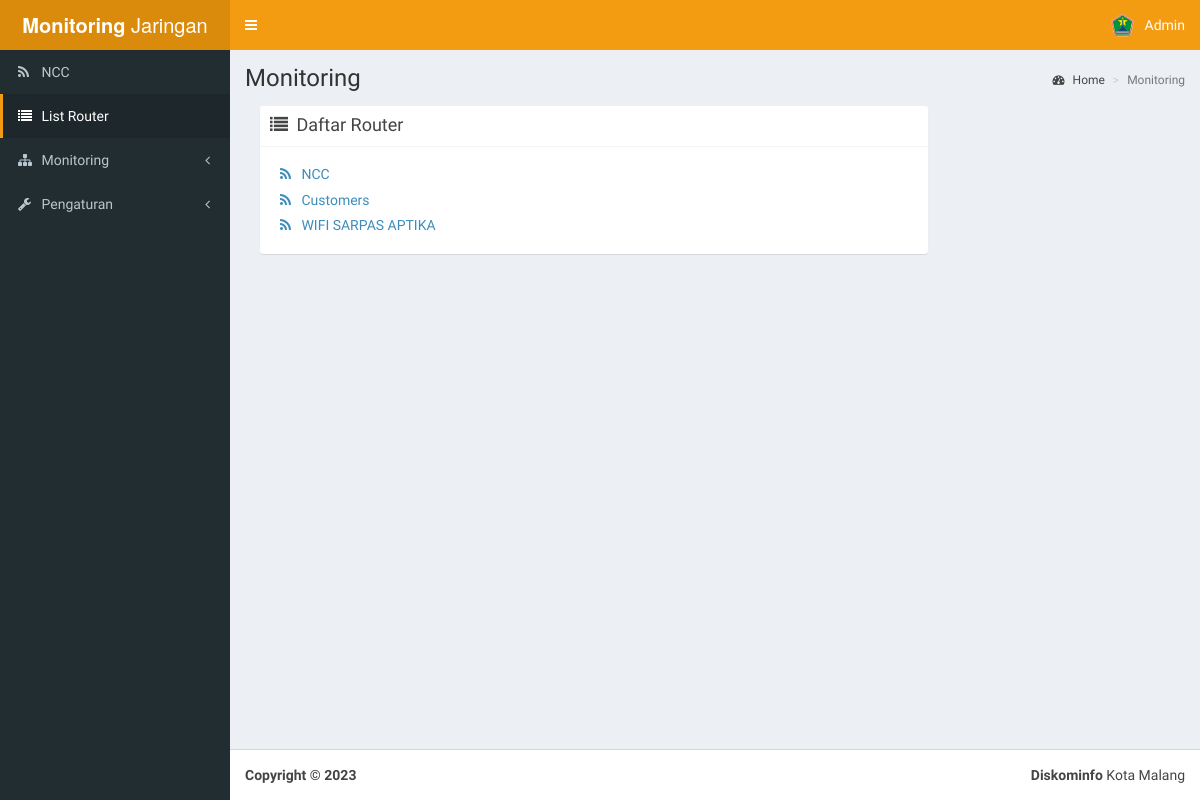
The app's page /stasiun (signed in) with its own data.
### tables this page shows
CREATE TABLE `user` (
  `id_user` int(10) NOT NULL,
  `email_user` varchar(255) NOT NULL,
  `pwd_user` varchar(255) NOT NULL,
  `name_user` varchar(255) NOT NULL
);

CREATE TABLE `blok` (
  `id_blok` int(50) NOT NULL,
  `name_blok` varchar(255) NOT NULL,
  `telp_blok` varchar(100) NOT NULL,
  `add_blok` longtext NOT NULL,
  `sum_client` int(100) NOT NULL,
  `pusat_client` varchar(100) NOT NULL
);

### view/stasiun.php (the view, shortened to what this page needs)
<?php
  if (isset($_GET['id'])) {
      $id_st = mysqli_real_escape_string($conn, $_GET['id']);
      $sql = "SELECT*FROM blok WHERE id_blok='$id_st'";
      $query = $conn->query($sql);
      if ($get = $query->fetch_assoc()) {
          extract($get);
      }
?>
<ul class="nav nav-tabs">
  <li class="active"><a href="#tab-monitoring" data-toggle="tab" aria-expanded="false">Monitoring</a></li>
  <li class=""><a href="#stasiun-info" data-toggle="tab" aria-expanded="true">Info Router</a></li>
  <li class=""><a href="#stasiun-sett" data-toggle="tab" aria-expanded="false">Setting</a></li>
</ul>
<div class="tab-content">
  <div class="tab-pane active" id="tab-monitoring">
    <img src="./lib/img/LoaderIcon.gif" id="loaderIcon" style="display:none" />
    <div id="monitoring"></div>
  </div>
  <div class="tab-pane" id="stasiun-info">
       <?php
            $sql_rq = "SELECT*FROM client WHERE id_blok='$id_blok'";
            $query_rq = $conn->query($sql_rq);
            $total_pc = $query_rq->num_rows;
          ?>
    <div class="panel-body">
        <ul>
            <li>Nama Router : <strong><?php echo $name_blok; ?></strong></li>
            <li>Alamat : <strong><?php echo $add_blok; ?></strong></li>
            <li>Telp : <strong>+<?php echo $telp_blok; ?></strong></li>
            <li>Jumlah PC : <strong><?php echo $total_pc; ?> PC</strong></li>
        </ul>
    </div>
  </div>
  <div class="tab-pane" id="stasiun-sett">
     <button class='btn btn-primary btn-sm' data-toggle='modal' data-target='#editSt'>
        <i class='glyphicon glyphicon-pencil'></i> Edit
    </button>
    <button class='btn btn-danger btn-sm' data-toggle='modal' data-target='#delSt'>
    <i class='glyphicon glyphicon-trash'></i>
     Hapus
    </button>
    <button class='btn btn-success btn-sm' onclick="window.location.href='./asset/proses.php?make_pusat=<?php echo $id_blok; ?>'">
        <i class='glyphicon glyphicon-plus'></i>
         Jadikan Router Utama
    </button>
  </div>
</div>
<?php
include 'modal.php';
} else {
    $sql = "SELECT*FROM blok";
    $query = $conn->query($sql);
    echo '<div class="col-md-12">
              <div class="box box-solid">
                <div class="box-header with-border">
                  <i class="fa fa-list"></i>
                  <h3 class="box-title">Daftar Router</h3>
                </div>
                <div class="box-body">
                  <ul class="list-unstyled" style="margin-left:10px;">';
        while ($get = $query->fetch_assoc()) {
            extract($get);
            echo "<li><a href='./stasiun&id=$id_blok'><h5><i class='fa fa-rss'></i>&nbsp;&nbsp; $name_blok</h5></a></li>";
        }
    echo"</ul>
                </div>
              </div>
            </div>";
    }
?>

### view/layout/header.php (shortened to what this page needs)
<?php
$query_us = $conn->query("SELECT*FROM user WHERE id_user='$_SESSION[id]'");
$admin = $query_us->fetch_assoc();
$admin_name = $admin['name_user'];
 ?>
        <a href="home" class="logo">
          <span class="logo-lg"><b>Monitoring</b> Jaringan</span>
        </a>
        <nav class="navbar navbar-static-top" role="navigation">
          <a href="#" class="sidebar-toggle" data-toggle="offcanvas" role="button">
          </a>
          <div class="navbar-custom-menu">
            <ul class="nav navbar-nav">
              <li class="dropdown user user-menu">
                <a href="#" class="dropdown-toggle" data-toggle="dropdown">
                  <img src="asset/dist/img/mlgkucecwara.jpg" class="user-image" alt="User Image">
                  <span class="hidden-xs"><?php echo $admin_name; ?></span>
                </a>
              </li>
            </ul>
          </div>
        </nav>

### view/layout/sidebar.php (shortened to what this page needs)
<ul class="sidebar-menu">
<?php
    $d_blokx=$conn->query("SELECT (name_blok) FROM blok WHERE pusat_client='1'")->fetch_assoc();
    $nama_blok = $d_blokx['name_blok'];
    $link = array("home", "stasiun", "#", "#");
    $nama = array("$nama_blok", "List Router", "Monitoring", "Pengaturan");
    $icon = array("fa fa-rss", "fa fa-list","fa fa-sitemap", "fa fa-wrench");
    for ($i=0; $i <= count($link)-1 ; $i++) {
      if (strcmp($page, "$link[$i]")==0) {
            $status_l = " class='active'";
          } else {
            $status_l = "";
          }
      if ($nama[$i] === "Monitoring") {
        $right_icon = "<i class='fa fa-angle-left pull-right'></i>";
        $menu_d = "<ul class='treeview-menu'>";
      } elseif ($nama[$i] === "Pengaturan") {
        $right_icon = "<i class='fa fa-angle-left pull-right'></i>";
        $menu_d = "<ul class='treeview-menu'>
        <li>
            <a class='active' href='./add_stasiun'>Add Router</a>
        </li>
        <li>
            <a class='active' href='./add_client'>Add Client</a>
        </li>
        <li>
            <a class='active' href='./log'>Log Laporan</a>
        </li>
        <!-- <li>
            <a href='./asset/proses.php?logout'>Logout</a>
        </li> -->
        </ul>";
      } else {
        $right_icon = "";
        $menu_d = "";
      }
      echo "<li $status_l>
              <a href='$link[$i]'>
              <i class='$icon[$i]'></i> <span>$nama[$i]</span> $right_icon
              </a> $menu_d";
              if ($nama[$i]==="Monitoring") {
              echo "</ul>";
              }
      echo "
            </li>";
    }
 ?>
 </ul>

### records on screen
user: name_user "Admin"
blok: name_blok "NCC", name_blok "List Router", name_blok "Monitoring", name_blok "Pengaturan"
blok: name_blok "Customers"
blok: name_blok "WIFI SARPAS APTIKA"

### other values on screen
$judul "Monitoring"
